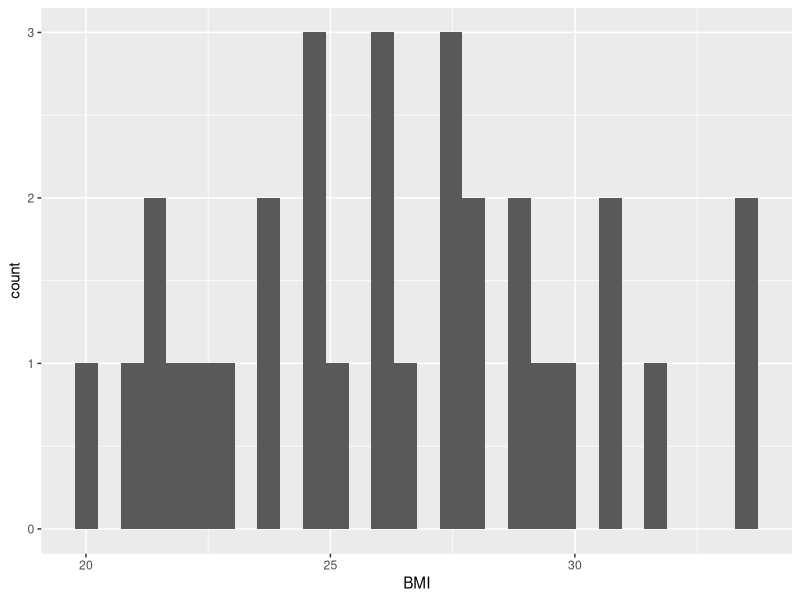
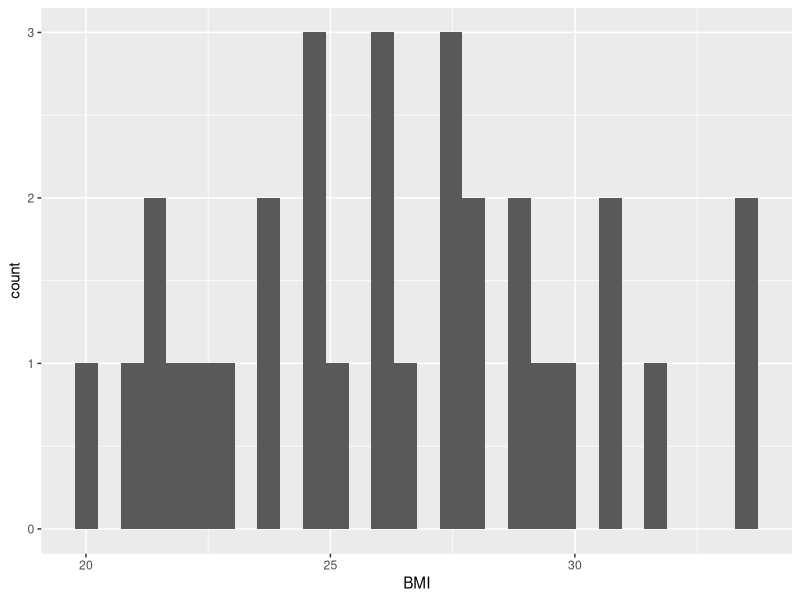
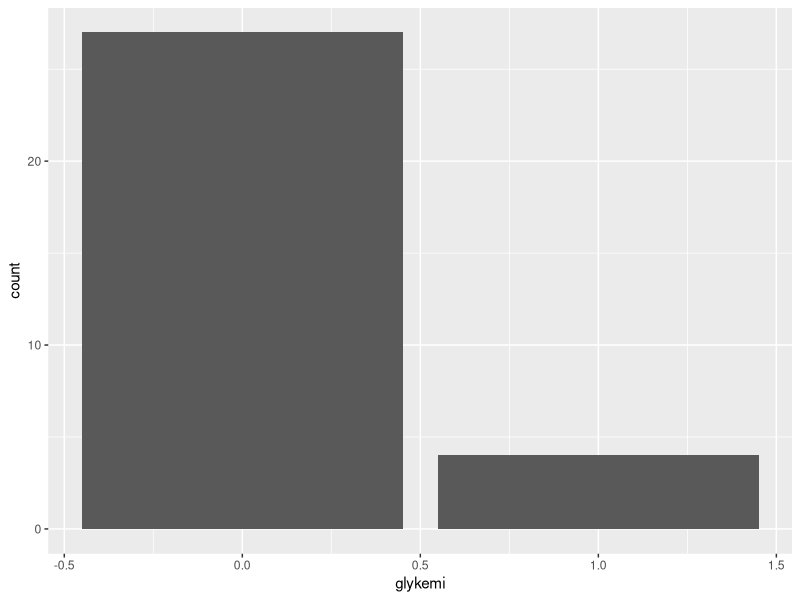
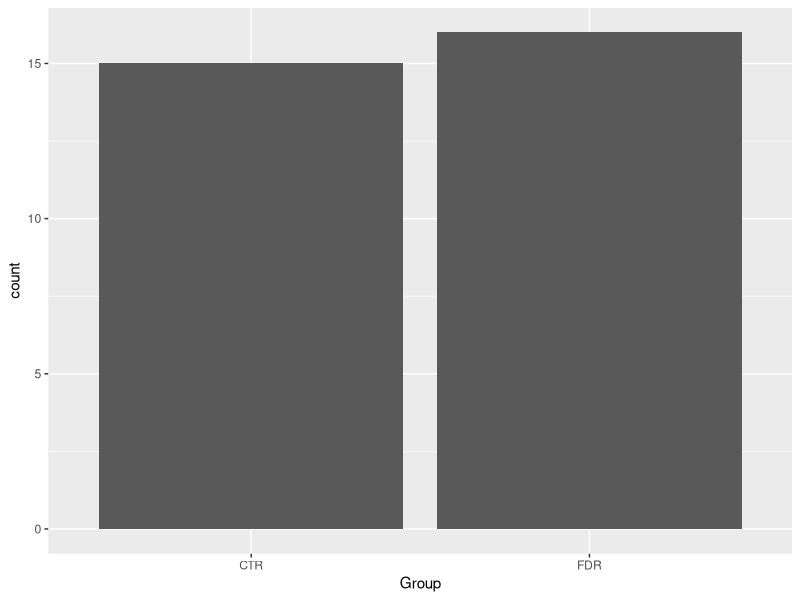
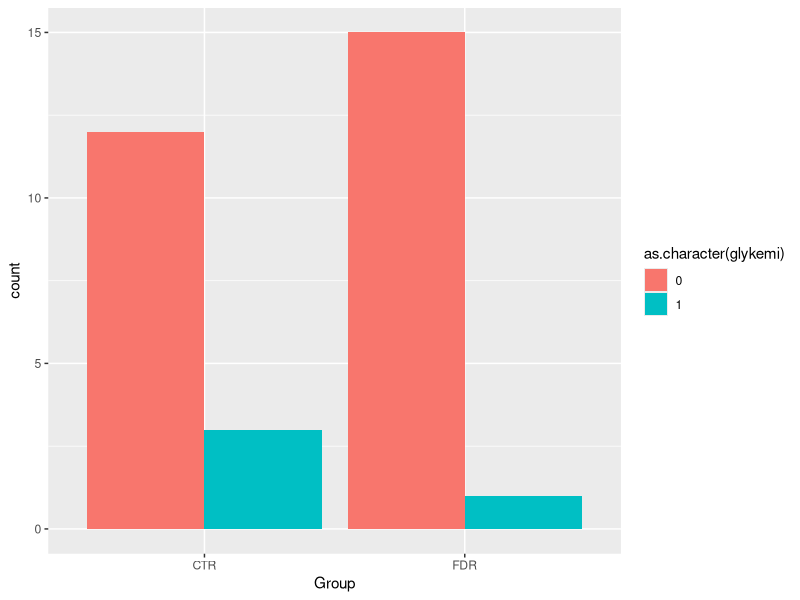
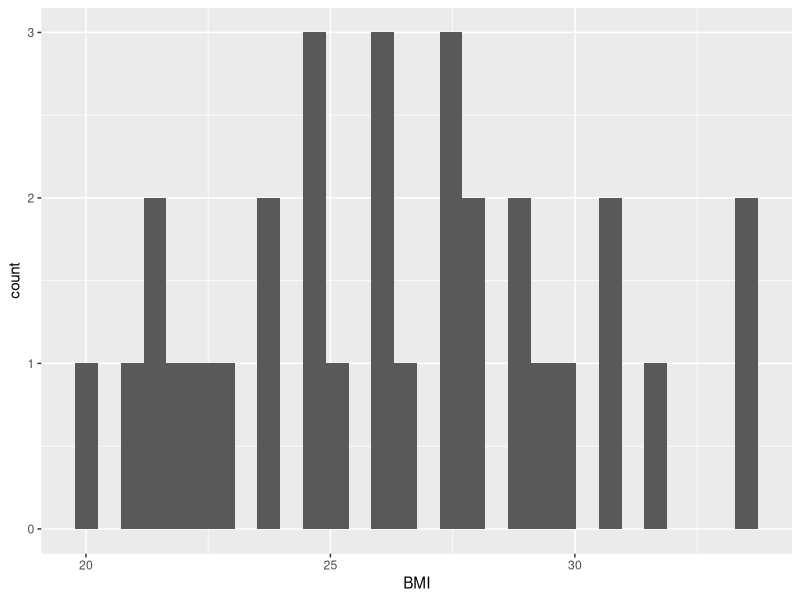
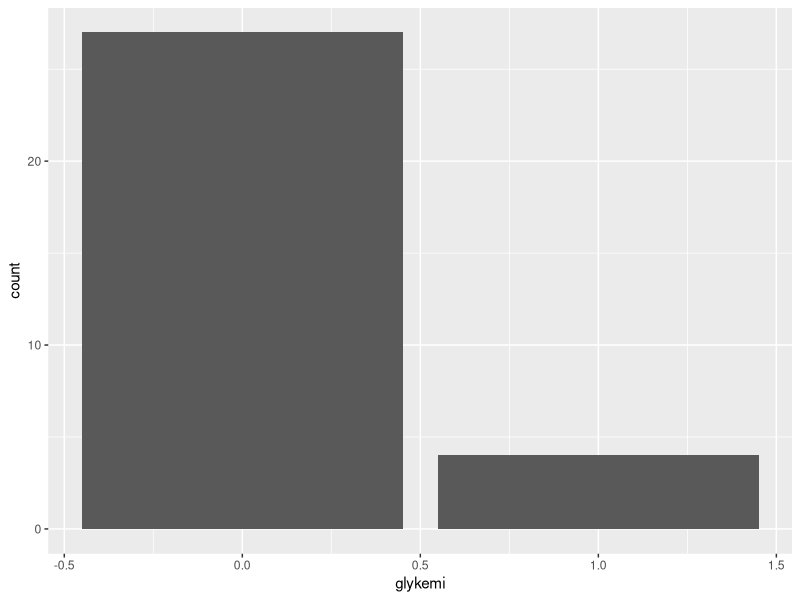
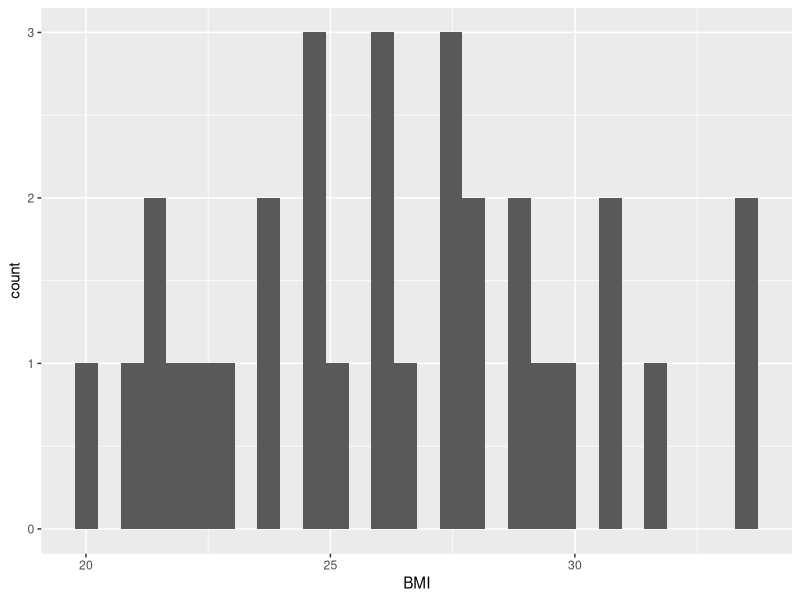

These figures' R source, in order:
## ---- chunk 1
1 + 1
## ---- chunk 2
3 * 3
## ---- chunk 3
#| message: false
#| warning: false
library(tidyverse)
post_meal_data <- read_csv2(
  here::here("data/post-meal-insulin.csv")
)

small_post_meal_data <- select(post_meal_data, id, Age, BMI, Group, auc_pg, auc_ins, glykemi)

tidier_post_meal_data <- small_post_meal_data |>
  rename(
    AUC_glucose = auc_pg,
    AUC_insulin = auc_ins
  ) |>
  filter(glykemi == 0) |>
  select(-glykemi)

tidied_post_meal_data <- tidier_post_meal_data |>
  mutate(
    insulin_glucose_ratio = AUC_insulin / AUC_glucose,
    Group = if_else(Group == "CTR", "Control", "First-degree relative")
  )
## ---- chunk 4
post_meal_data
## ---- chunk 5
glimpse(post_meal_data)
## ---- chunk 6
ggplot(post_meal_data, aes(x = BMI)) +
  geom_histogram()
## ---- chunk 7
#| fig-cap: "BMI results"
#| label: fig-BMI_histo
ggplot(post_meal_data, aes(x = BMI)) +
  geom_histogram()
## ---- chunk 8
#| fig-cap: Jabadabado
#| label: fig-jabadabado
ggplot(post_meal_data, aes(x = glykemi)) +
  geom_bar()
## ---- chunk 9
post_meal_data |>
  ggplot(aes(x = Group, fill = glykemi)) +
  geom_bar()
## ---- chunk 10
post_meal_data |>
  ggplot(aes(x = Group, fill = as.character(glykemi))) +
  geom_bar(position = position_dodge())
## ---- chunk 11
ggplot(post_meal_data, aes(x = BMI)) +
  geom_histogram()
## ---- chunk 12
ggplot(post_meal_data, aes(x = glykemi)) +
  geom_bar()
## ---- chunk 13
#| fig-cap: "They are side by side!"
#| label: fig-bmi-glykemi
#| fig-subcap:
#| - "Distribution of BMI"
#| - "Number of those with glycemia"
#| layout-ncol: 2

ggplot(post_meal_data, aes(x = BMI)) +
  geom_histogram()

ggplot(post_meal_data, aes(x = glykemi)) +
  geom_bar()
## ---- chunk 14
#| fig-cap: "Blodglukose og BMI"
#| label: fig-blodglukose_og_BMI
ggplot(post_meal_data, aes(x = BMI, y = auc_pg)) +
  geom_point() +
  geom_smooth()
## ---- chunk 15
select(post_meal_data, Age)

select(post_meal_data, Age, BMI, Weight)

select(post_meal_data, -Group)

select(post_meal_data, starts_with("PG"))

select(post_meal_data, ends_with("DXA"))

select(post_meal_data, contains("0"))
## ---- chunk 16
small_post_meal_data |>
  rename(AUC_glucose = auc_pg)

small_post_meal_data |>
  rename(AUC_glucose = auc_pg, AUC_insulin = auc_ins)
## ---- chunk 17
# Task 1.
post_meal_data |>
  select(contains("OGTT"))

# Task 2.
post_meal_data |>
  select(contains(".."), -contains("...")) |>
  rename(
    Insulin.minus5.OGTT.X = Insulin..5.OGTT.X,
    P.Glucose.5.OGTT = P.Glucose..5.OGTT
  )


# Task 3.
basic_info <- select(post_meal_data, id, BMI, Length, Weight, Age)
rename(basic_info, Height = Length)

post_meal_data |>
  select(id, BMI, Length, Weight, Age) |>
  rename(Height = Length)
## ---- chunk 18
small_post_meal_data |>
  filter(glykemi == 1)

small_post_meal_data |>
  filter(BMI >= 25)

small_post_meal_data |>
  filter(Group == "CTR")
## ---- chunk 19
tidier_post_meal_data |>
  mutate(
    insuline_glucose_ratio = AUC_insulin / AUC_glucose,
    Group = if_else(Group == "CTR", "Control", "First-degree relative")
  )
## ---- chunk 20
small_post_meal_data |>
  filter(Group == "CTR", BMI >= 25)

small_post_meal_data |>
  filter(Group == "CTR" | BMI >= 25)
## ---- chunk 21
# Task 1.
post_meal_data |>
  filter(BMI >= 20 & BMI <= 40 & Group == "FDR")

# Task 2.
post_meal_data |>
  mutate(
    percent_body_fat = (Fat.mass.DXA / Weight) * 100
  ) |>
  filter(percent_body_fat > 30)
## ---- chunk 22
tidied_post_meal_data |>
  mutate(overweight = if_else(BMI >= 25, "Overweight", "Not overweight")) |>
  ggplot(aes(x = overweight, y = insulin_glucose_ratio)) +
  geom_jitter()
## ---- chunk 23
tidied_post_meal_data |>
  filter(BMI < 30) |>
  ggplot(aes(x = Age, y = AUC_insulin, colour = Group)) +
  geom_point()
## ---- chunk 24
tidied_post_meal_data |>
  filter(BMI < 30) |>
  mutate(young = if_else(Age < 40, "Young", "Old")) |>
  ggplot(aes(x = BMI, y = insulin_glucose_ratio, colour = Group)) +
  geom_point() +
  facet_grid(rows = vars(young)) +
  labs(
    x = "Body Mass Index",
    y = "Insulin / Glucose ratio"
  )
## ---- chunk 25
#| label: fig-multidimensional
#| fig-cap: "Two, mult-dimensional plots of our data."
#| fig-subcap:
#|   - "Distribution of percent body fat by group and age category."
#|   - "Relationship between BMI and bone mineral density, split by insulin sensitivity."
#| layout-ncol: 2
# Task 1.
post_meal_data |>
  mutate(
    percent_body_fat = (Fat.mass.DXA / Weight) * 100,
    young = if_else(Age < 40, "Young", "Old")
  ) |>
  ggplot(aes(x = Group, y = percent_body_fat, colour = young)) +
  geom_jitter(width = 0.2)


# Task 2.
post_meal_data |>
  mutate(
    insulin_glucose_ratio = (auc_ins / auc_pg),
    insulin_insensitive = if_else(insulin_glucose_ratio > mean(insulin_glucose_ratio), "Insensitive", "Sensitive")
  ) |>
  ggplot(aes(x = BMI, y = Bone.mineral.DXA)) +
  geom_point() +
  geom_smooth() +
  facet_grid(cols = vars(insulin_insensitive))
## ---- chunk 26
# Tasks 1. and 2.
post_meal_data |>
  mutate(hyperglycemia = if_else(glykemi == 1, "Yes", "No")) |>
  ggplot(aes(x = Group, fill = hyperglycemia)) +
  geom_bar(position = position_dodge()) +
  scale_fill_viridis_d(option = "magma")

# Tasks 3. and 4.
post_meal_data |>
  ggplot(aes(x = auc_pg, y = auc_ins, colour = BMI)) +
  geom_point() +
  scale_colour_viridis_c(option = "inferno")
## ---- chunk 27
tidied_post_meal_data |>
  summarise(
    max_bmi = max(BMI),
    min_bmi = min(BMI)
  )
## ---- chunk 28
tidied_post_meal_data |>
  group_by(Group) |>
  summarise(mean_age = mean(Age), mean_bmi = mean(BMI)) |>
  ungroup()
